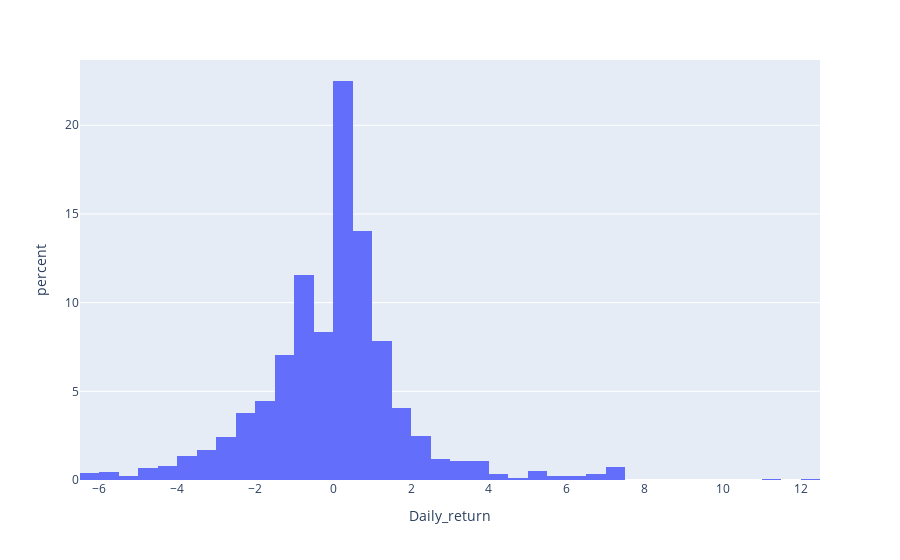

This figure's notebook cell:
### Code cell
fig = go.Figure()
px.histogram(df, x="Daily_return",histnorm='percent')
#ff.create_distplot(df, group_labels)

### Figure 1 — Plotly figure (JSON) as saved in the notebook; plotly's stock layout.template omitted (floating-point values rounded to 4 significant figures; data arrays with more than 128 entries replaced by an {"elided": "..."} marker saying what was removed)
{"data": [{"alignmentgroup": "True", "bingroup": "x", "histnorm": "percent", "hovertemplate": "Daily_return=%{x}<br>percent=%{y}<extra></extra>", "legendgroup": "", "marker": {"color": "#636efa"}, "name": "", "offsetgroup": "", "orientation": "v", "showlegend": false, "type": "histogram", "x": {"elided": "1498 float values"}, "xaxis": "x", "yaxis": "y"}], "layout": {"barmode": "relative", "legend": {"tracegroupgap": 0}, "margin": {"t": 60}, "xaxis": {"anchor": "y", "domain": [0, 1], "title": {"text": "Daily_return"}}, "yaxis": {"anchor": "x", "domain": [0, 1], "title": {"text": "percent"}}}}
